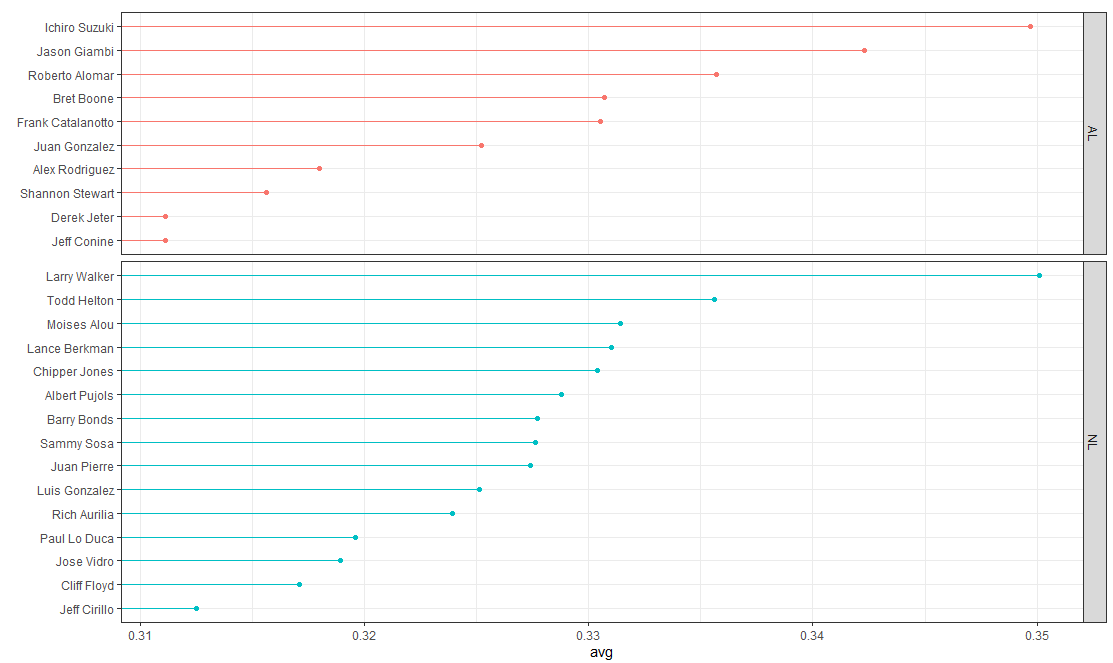

The R source for this figure:
require(gcookbook)
require(ggplot2)     

# 
tophit=tophitters2001[1:25,]                        
nameorder=tophit$name[order(tophit$lg,tophit$avg)]  
tophit$name1=factor(tophit$name,levels=nameorder)   

#
ggplot(tophit,aes(x=avg,y=name1,colour=lg))+            
  geom_segment(aes(yend=name),xend=0,size=0.5)+      # Agregar segmentos    
  geom_point()+                                      # Agregar puntos
  facet_grid(lg ~ .,scales='free_y',space='free_y')+ # Separar
  theme_bw(base_family='Helvetica')+                 # aplicar tema
  theme(legend.position='none')+                      # Eliminar leyendas
